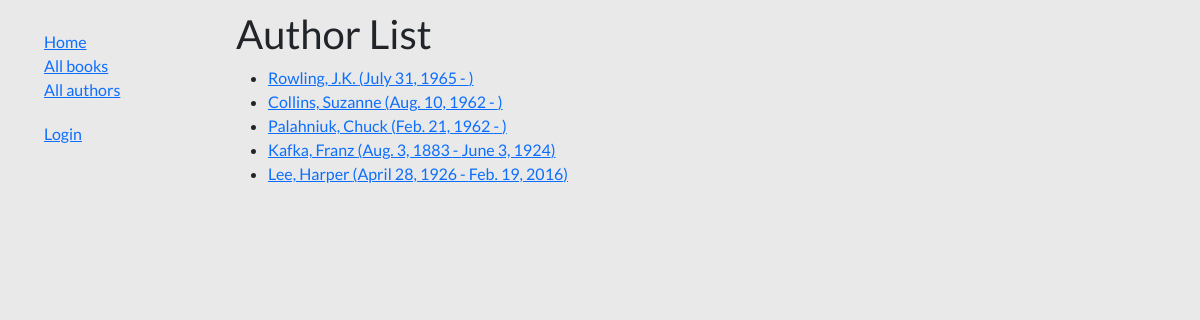
The page /catalog/authors on the database its author committed.
### catalog/models.py (models this page shows)
class Author(models.Model):
    first_name = models.CharField(max_length=100)
    last_name = models.CharField(max_length=100)
    date_of_birth = models.DateField(null=True, blank=True)
    date_of_death = models.DateField('Died', null=True, blank=True)
    def get_absolute_url(self):
        return reverse('author-detail', args=[str(self.id)])
    def __str__(self):
        return '{0}, {1}'.format(self.last_name, self.first_name)

### catalog/views.py (the view)
# urls.py: path('authors', views.AuthorListView.as_view(), name='authors'),
class AuthorListView(generic.ListView):
    model = Author
    paginate_by = 10

### catalog/templates/catalog/author_list.html
{% extends "base_generic.html" %}
{% block content %}
<h1>Author List</h1>
{% if author_list %}
  <ul>
  {% for author in author_list %}
    <li>
      <a href="{{ author.get_absolute_url }}">
      {{ author }} ({{author.date_of_birth}} - {% if author.date_of_death %}{{author.date_of_death}}{% endif %})
      </a>
    </li>
  {% endfor %}
 </ul>
{% else %}
  <p>There are no authors available.</p>
{% endif %}
{% endblock %}

### catalog/templates/base_generic.html (shortened to what this page needs)
<!DOCTYPE html>
<html lang="en">
<head>
  <link href="https://cdn.jsdelivr.net/npm/bootstrap@5.1.3/dist/css/bootstrap.min.css" rel="stylesheet">
  {% load static %}
  <link rel="stylesheet" href="{% static 'css/styles.css' %}">
</head>
<body>
<div class="container-fluid">
<div class="row">
  <div class="col-sm-2">
  {% block sidebar %}
  <ul class="sidebar-nav">
    <li><a href="{% url 'index' %}">Home</a></li>
    <li><a href="{% url 'books' %}">All books</a></li>
    <li><a href="{% url 'authors' %}">All authors</a></li>
  </ul>
  <ul class="sidebar-nav">
   {% if user.is_authenticated %}
     <li>User: {{ user.get_username }}</li>
     <li><a href="{% url 'my-borrowed' %}">My Borrowed</a></li>
     <li><a href="{% url 'logout'%}?next={{request.path}}">Logout</a></li>
   {% else %}
     <li><a href="{% url 'login'%}?next={{request.path}}">Login</a></li>
   {% endif %}
  </ul>
{% endblock %}
  </div>
  <div class="col-sm-10 ">
  {% block content %}{% endblock %}
  </div>
</div>
</div>
</body>
</html>

### catalog/static/css/styles.css (style rules this page uses)
.sidebar-nav { margin-top: 20px; padding: 0; list-style: none; }
body { background: #E9E9E9; font-family: "Lato", sans-serif; padding: 10px 1em 0 2em; }

### rows shown on the page
Author: last_name+first_name "Rowling, J.K.", date_of_birth "July 31, 1965"
Author: last_name+first_name "Collins, Suzanne", date_of_birth "Aug. 10, 1962"
Author: last_name+first_name "Palahniuk, Chuck", date_of_birth "Feb. 21, 1962"
Author: last_name+first_name "Kafka, Franz", date_of_birth "Aug. 3, 1883", date_of_death "June 3, 1924"
Author: last_name+first_name "Lee, Harper", date_of_birth "April 28, 1926", date_of_death "Feb. 19, 2016"
